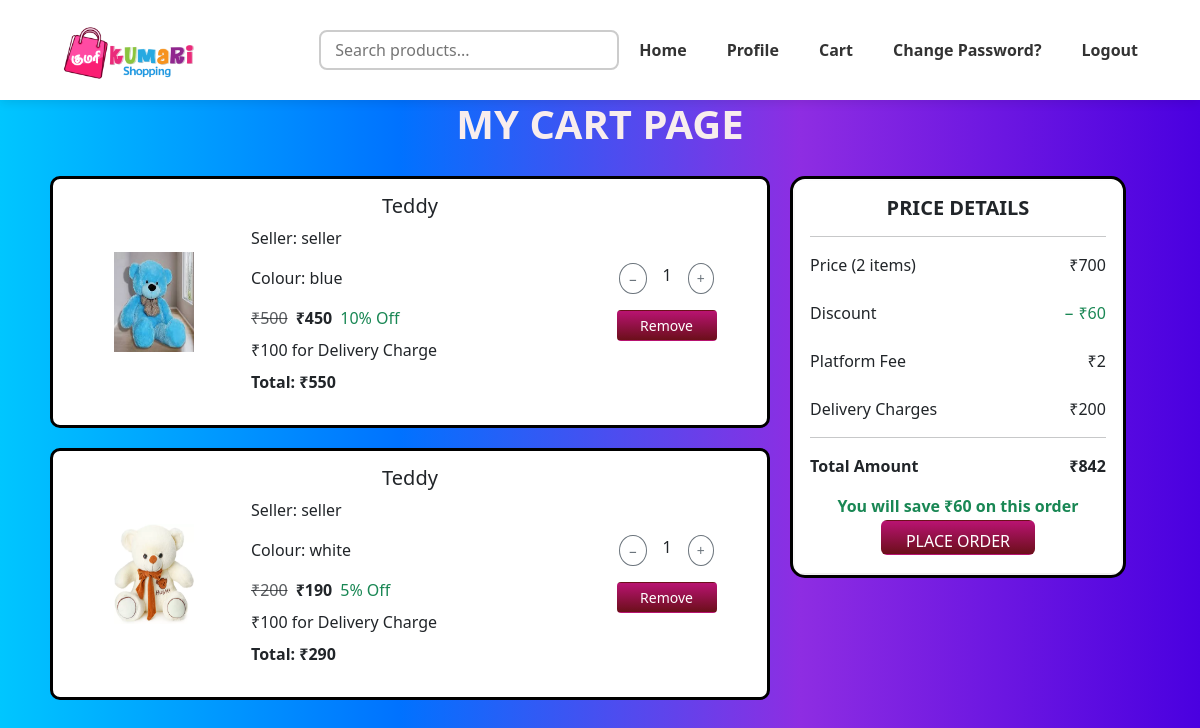
Before: /cart_view/ (signed in) with the older database file.
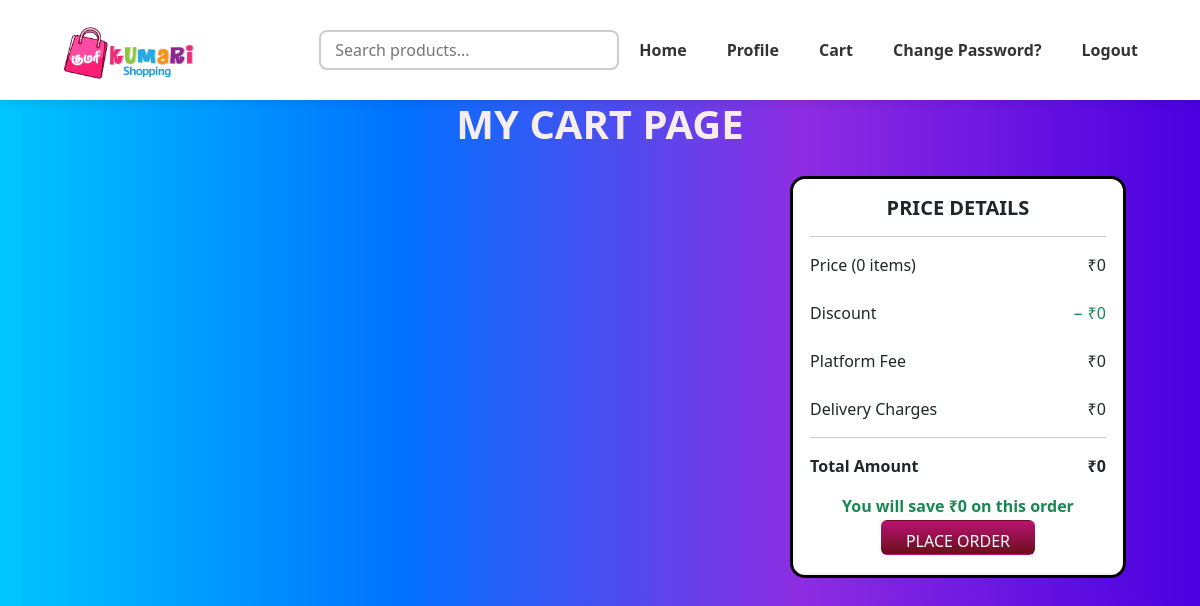
After: the same page with the newer database file.
### accounts/models.py (models this page shows, shortened)
class Cart(models.Model):
    user = models.ForeignKey(CustomUser, on_delete=models.CASCADE, limit_choices_to={'user_type': 'user'})
    products=models.ForeignKey(Products, on_delete=models.CASCADE)
    quantity=models.PositiveIntegerField(default=1)
    def total_price(self):
        return self.products.price * self.quantity
    def discount_price(self):
        discount = self.products.discount
        total = self.total_price()
        return int(total - (total * discount / 100))
    def total_amount(self):
        return self.discount_price() + (self.products.delivery_charge)

class Products(models.Model):
    seller = models.ForeignKey(CustomUser, on_delete=models.CASCADE, limit_choices_to={'user_type': 'seller'})
    image=models.ImageField(upload_to='product_images/')
    product_name=models.CharField(max_length=25,
        validators=[RegexValidator(r'^[a-zA-Z][a-zA-Z\s]*$','Enter a valid product name.')]
    )
    colour=models.CharField(max_length=20,
        validators=[RegexValidator(r'^[a-zA-Z][a-zA-Z]*$','Enter a valid colour.')]
    )
    description=models.CharField(max_length=200,
        validators=[RegexValidator(r'^[a-zA-Z0-9\s.,-]*$','Only alphanumeric characters and certain punctuation are allowed.')]
    )
    price=models.PositiveIntegerField()
    discount=models.PositiveIntegerField(
        validators=[RegexValidator(r'^\d{1,2}%?$', 'Enter a valid discount amount.')]
    )
    delivery_charge=models.PositiveIntegerField()
    stock=models.PositiveIntegerField()

class CustomUser(AbstractUser):
    user_role=(
        ('user','User'),
        ('seller','Seller'),
        ('admin','Admin'),
    )
    user_type= models.CharField(max_length=10,choices=user_role,default='user')
    user_profile=models.ImageField(
        upload_to='user_images',
        default='null',
        blank=False,
        validators=[FileExtensionValidator(allowed_extensions=['jpg', 'jpeg', 'png', 'svg','webp'])]
        )
    seller_profile=models.ImageField(
        upload_to='seller_images',
        default='null',
        blank=False,
        validators=[FileExtensionValidator(allowed_extensions=['jpg', 'jpeg', 'png', 'svg','webp'])]
        )
    mobile = models.CharField(
        max_length=14,
        unique=True,
        validators=[RegexValidator(r'^\+91\s?\d{10}$', 'Enter a valid mobile number with country code.')],
        verbose_name='Mobile Number'
    )
    address = models.TextField(
        max_length=150,
        blank=False,
        verbose_name='Address'
    )
    username = models.CharField(
        max_length=150,  # You can change this if needed
        unique=True,
        blank=False,
        null=False,
        validators=[RegexValidator(r'^[a-zA-Z][a-zA-Z0-9]*$','Username only starts with alphabetic characters')]
    )
    first_name = models.CharField(
        max_length=50,
        blank=False,
        validators=[RegexValidator(r'^[a-zA-Z]+$', 'Only alphabetic characters are allowed.')]
    )
    last_name = models.CharField(
        max_length=50,
        blank=False,
        validators=[RegexValidator(r'^[a-zA-Z]+$', 'Only alphabetic characters are allowed.')]
        )
    email = models.EmailField(
        blank=False,
        unique=True)
    is_active = models.BooleanField(default=True)
    objects = CustomUserManager()
    USERNAME_FIELD = 'username'
    REQUIRED_FIELDS = ['mobile']

### accounts/views.py (the view)
# urls.py: path('cart_view/', views.cart_view, name='cart_view'),
def cart_view(request):
    if request.user.user_type != 'user':
        return HttpResponseForbidden("Sellers are not allowed to view a cart.")
    cart_items = Cart.objects.filter(user=request.user)
    cart_total = calculate_cart_totals(cart_items)
    context={
        'cart_items':cart_items,
        **cart_total
    }
    return render(request, 'cart1.html', context)

### accounts/views.py (called while the page is built)
def calculate_cart_totals(cart_items):
    cart_length = cart_items.count()
    total_price = sum(item.discount_price() for item in cart_items)
    discount_price = sum((item.total_price() - item.discount_price()) for item in cart_items)
    delivery_charge = sum(item.products.delivery_charge for item in cart_items)
    total = sum(item.total_amount() for item in cart_items)
    total_amount = total + cart_length
    original_price=sum(item.total_price() for item in cart_items)
    print(original_price)
    return {
        'total_price': total_price,
        'discount_price': discount_price,
        'delivery_charge': delivery_charge,
        'total_amount_cart': total_amount,
        'cart_length': cart_length,
        'original_price':original_price
    }

### templates/cart1.html (shortened to what this page needs)
{% extends "base.html" %}
{% load static %}
{% block content %}
<h1 style="text-align: center; color: rgb(248, 237, 237);"><b> <strong>MY CART PAGE</strong> </b></h1>
<div class="cart-container">
    <div class="cart-left">
        {% for item in cart_items %}
        <div class="box">
        <div class="container-fluid">
        <div class="row align-items-center">
            <div class="col-12 col-md-3 text-center mb-3 mb-md-0">
                <img src="{{ item.products.image.url }}" alt="no_img" height="100" width="80">
            </div>
            <div class="col-12 col-md-6 text-start product-details">
                <h5>{{ item.products.product_name|title }}</h5>
                <p>Seller: {{ item.products.seller.username }}</p>
                <p>Colour: {{ item.products.colour }}</p>
                <div class="d-flex flex-wrap align-items-center gap-2">
                    <span class="text-decoration-line-through text-muted">₹{{ item.total_price }}</span>
                    <span class="fw-bold">₹{{ item.discount_price }}</span>
                    <span class="text-success">{{ item.products.discount }}% Off</span>
                    <span class="me-2">₹{{ item.products.delivery_charge }} for Delivery Charge</span>
                </div>
                <p class="fw-bold mt-2">Total: ₹{{ item.total_amount }}</p>
            </div>
            <div class="col-12 col-md-3 text-center">
                <div class="btn-group mb-3" role="group">
                    <form method="POST" action="{% url 'cart_quantity' item.id 'decrease' %}">
                        <button type="submit" class="btn btn-outline-secondary btn-sm rounded-circle">−</button>
                    </form>
                    <span class="px-3">{{ item.quantity }}</span>
                    <form method="POST" action="{% url 'cart_quantity' item.id 'increase' %}">
                        <button type="submit" class="btn btn-outline-secondary btn-sm rounded-circle">+</button>
                    </form>
                </div>
                <div class="d-flex justify-content-center">
                    <a href="{% url 'remove_products' item.id %}" class="btn remove btn-sm"
                        onclick="return confirm('Are you sure you want to remove this item?')"> Remove </a>
                </div>
            </div>
        </div>
        </div>
        </div>
{% endfor %}
    </div>
        <div class="cart-right">
        <div class="price-details rounded shadow-sm">
            <h5 class="fw-bold text-center">PRICE DETAILS</h5>
            <hr>
            <div class="d-flex justify-content-between">
                <span>Price ({{ cart_items|length }} items)</span>
                <span>₹{{ original_price }}</span>
            </div><br>
            <div class="d-flex justify-content-between">
                <span>Discount</span>
                <span class="text-success">− ₹{{ discount_price }}</span>
            </div><br>
            <div class="d-flex justify-content-between">
                <span>Platform Fee</span>
                <span>₹{{ cart_items|length }}</span>
            </div><br>
            <div class="d-flex justify-content-between">
                <span>Delivery Charges</span>
                <span>₹{{ delivery_charge }}</span>
            </div><br class="br">
            <hr>
            <div class="d-flex justify-content-between fw-bold">
                <span>Total Amount</span>
                <span>₹{{ total_amount_cart }}</span>
            </div>
            <p class="mt-3 text-center text-success"><b>You will save ₹{{ discount_price}} on this order</b></p>
            <div class="text-center mt-3">
                <form method="GET" action="{% url 'cart_place_order' %}">
                    <button class="btn btn-place-order px-4 py-2 text-white placeorder" style="background: linear-gradient(#B91372,#6B0F1A);">
                        PLACE ORDER
                    </button>
                </form>
            </div>
        </div>
    </div>
</div>
{% endblock %}

Changed rows visible on the page:
removed Cart: products.image (picture), products.product_name "Teddy", products.seller.username "seller", products.colour "blue", total_price "500", discount_price "450", products.discount "10", products.delivery_charge "100", total_amount "550", quantity "1"
removed Cart: products.image (picture), products.product_name "Teddy", products.seller.username "seller", products.colour "white", total_price "200", discount_price "190", products.discount "5", products.delivery_charge "100", total_amount "290", quantity "1"
Other visible differences:
{{ cart_items|length }}: "2" → "0"
{{ original_price }}: "700" → "0"
{{ discount_price }}: "60" → "0"
{{ delivery_charge }}: "200" → "0"
{{ total_amount_cart }}: "842" → "0"
